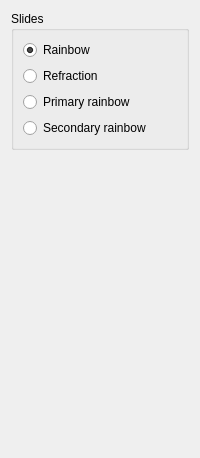
          <widget class="QWidget" name="page0">
           <layout class="QVBoxLayout" name="verticalLayout">
            <item>
             <widget class="QGroupBox" name="groupBox_slides_page0">
              <property name="title">
               <string>Slides</string>
              </property>
              <layout class="QVBoxLayout" name="verticalLayout_13">
               <item>
                <widget class="QRadioButton" name="radioButton_rainbow_page0">
                 <property name="text">
                  <string>Rainbow</string>
                 </property>
                 <property name="checked">
                  <bool>true</bool>
                 </property>
                </widget>
               </item>
               <item>
                <widget class="QRadioButton" name="radioButton_refraction_page0">
                 <property name="text">
                  <string>Refraction</string>
                 </property>
                </widget>
               </item>
               <item>
                <widget class="QRadioButton" name="radioButton_1rainbow_page0">
                 <property name="text">
                  <string>Primary rainbow</string>
                 </property>
                </widget>
               </item>
               <item>
                <widget class="QRadioButton" name="radioButton_2rainbow_page0">
                 <property name="text">
                  <string>Secondary rainbow</string>
                 </property>
                </widget>
               </item>
              </layout>
             </widget>
            </item>
            <item>
             <spacer name="vSpacer_slides_page0">
              <property name="orientation">
               <enum>Qt::Orientation::Vertical</enum>
              </property>
              <property name="sizeHint" stdset="0">
               <size>
                <width>20</width>
                <height>297</height>
               </size>
              </property>
             </spacer>
            </item>
           </layout>
          </widget>
